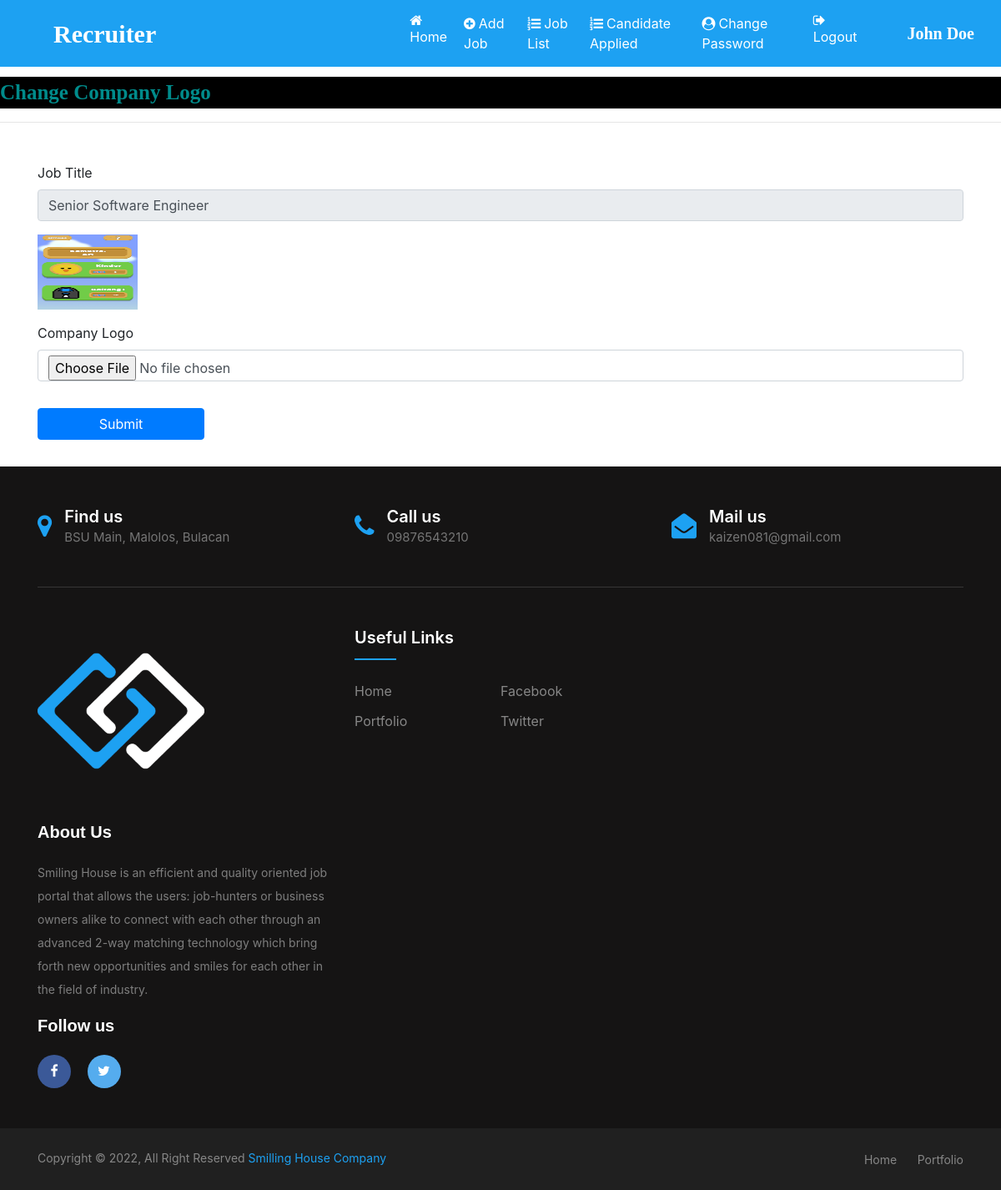
Page /change_companylogo/4 (signed in) on the committed database.
### job/models.py (models this page shows, shortened)
class Job(models.Model):
    recruiter = models.ForeignKey(Recruiter, on_delete=models.CASCADE)
    start_date = models.DateField()
    end_date = models.DateField()
    title = models.CharField(max_length=100)
    salary = models.FloatField(max_length=20)
    image = models.FileField()
    description = models.CharField(max_length=300)
    experience = models.CharField(max_length=50)
    location = models.CharField(max_length=100)
    skills = models.CharField(max_length=100)
    creationdate = models.DateField()

### job/views.py (the view, shortened to what this page needs)
# urls.py: path('change_companylogo/<int:pid>', change_companylogo, name="change_companylogo"),
def change_companylogo(request, pid):
    if not request.user.is_authenticated:
        return redirect('recruiter_login')
    error = ""
    job = Job.objects.get(id=pid)
    d = {'error': error, 'job': job}
    return render(request, 'change_companylogo.html', d)

### job/templates/change_companylogo.html (shortened to what this page needs)
{% load static %}
{% block body %}
{% include 'recruiter_navigation.html' %}
<marquee style="font-family: 'Monotype Corsiva'; font-size:25px; color:darkcyan; background-color:black; font-weight:bold; margin-top: 1%">
    Change Company Logo
</marquee>
<hr>
<form class="container mt-5" method="post" enctype="multipart/form-data">
    <div class="form-row">
        <div class="form-group col-md-12">
            <label>Job Title</label>
            <input type="text" class="form-control" readonly name="jobtitle" value="{{job.title}}" required>
        </div>
    </div>
    <div class="form-row">
        <div class="form-group col-md-12">
            <img src="{{job.image.url}}" width="120" height="90">
        </div>
    </div>
    <div class="form-row">
        <div class="form-group col-md-12">
            <label>Company Logo</label>
            <input type="file" class="form-control" name="logo" required>
        </div>
    </div>
    <input type="submit" value="Submit" class="btn btn-primary my-3" style="width: 200px; ">
</form>
{% include 'footer.html' %}
{% endblock %}

### job/templates/recruiter_navigation.html (shortened to what this page needs)
<html>
<head>
    {% load static %}
  <link rel="stylesheet" href="https://cdn.jsdelivr.net/npm/bootstrap@4.6.1/dist/css/bootstrap.min.css">
    <link rel="stylesheet" href="https://cdnjs.cloudflare.com/ajax/libs/font-awesome/4.7.0/css/font-awesome.min.css">
</head>
<body>
<nav class="navbar navbar-expand-sm" style="background-color:#1da1f2">
    <a class="navbar-brand text-white pl-5 font-weight-bold" style="font-family:'Monotype Corsiva'; font-size:30px">Recruiter</a>
    <ul class="navbar-nav">
        <li class="nav-item">
            <a class="nav-link" href="{% url 'recruiter_home'%}" style="margin-left:280px"><i class="fa fa-home mr-1"></i>Home</a>
        </li>
        <li class="nav-item">
            <a class="nav-link" href="{% url 'add_job' %}"><i class="fa fa-plus-circle mr-1"></i>Add Job</a>
        </li>
        <li class="nav-item">
            <a class="nav-link" href="{%url 'job_list'%}"><i class="fa fa-list-ol mr-1"></i>Job List</a>
        </li>
        <li class="nav-item">
            <a class="nav-link" href="{% url 'applied_candidatelist' %}"><i class="fa fa-list-ol mr-1"></i>Candidate Applied</a>
        </li>
        <li class="nav-item">
            <a class="nav-link" href="{% url 'change_passwordrecruiter' %}"><i class="fa fa-user-circle mr-1"></i>Change Password</a>
        </li>
        <li class="nav-item">
            <a class="nav-link" href="{% url 'Logout' %}"><i class="fa fa-sign-out mr-1"></i>Logout</a>
        </li>
    </ul>
     <a class="navbar-brand text-white pl-5 font-weight-bold" style="font-family:'Monotype Corsiva'; font-size:20px">{{request.user.first_name}} {{request.user.last_name}}</a>
</nav>
</body>
</html>

### job/templates/recruiter_navigation.html (style rules this page uses)
.nav-link { color: white !important; margin-right: 4px; }

### job/templates/footer.html (style rules this page uses)
ul { margin: 0px; padding: 0px; }

### rows in the picture
Job: jobtitle "Senior Software Engineer", image (picture)

### other values in the picture
{{ request.user.first_name }} "John"
{{ request.user.last_name }} "Doe"
